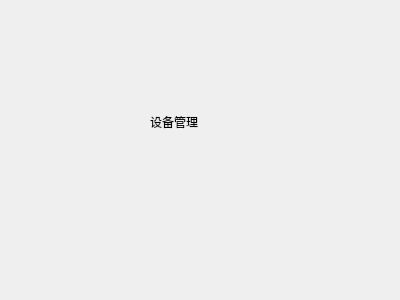
<?xml version="1.0" encoding="UTF-8"?>
<ui version="4.0">
 <class>EquipManage</class>
 <widget class="QWidget" name="EquipManage">
  <property name="geometry">
   <rect>
    <x>0</x>
    <y>0</y>
    <width>400</width>
    <height>300</height>
   </rect>
  </property>
  <property name="windowTitle">
   <string>Form</string>
  </property>
  <widget class="QLabel" name="label1">
   <property name="geometry">
    <rect>
     <x>150</x>
     <y>110</y>
     <width>108</width>
     <height>24</height>
    </rect>
   </property>
   <property name="text">
    <string>设备管理</string>
   </property>
  </widget>
 </widget>
 <resources/>
 <connections/>
</ui>
